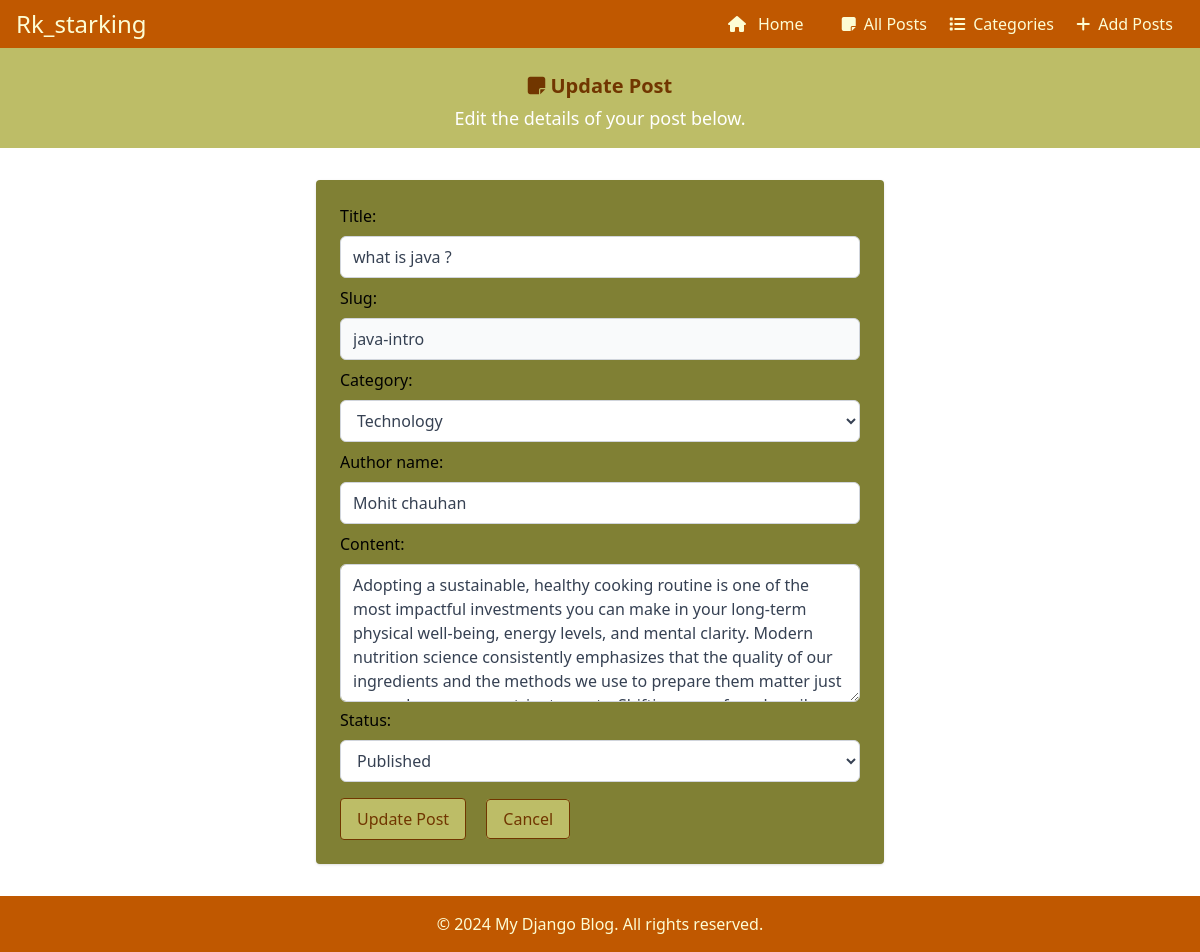
The page /update/java-intro/ (signed in) on the database as committed earlier.
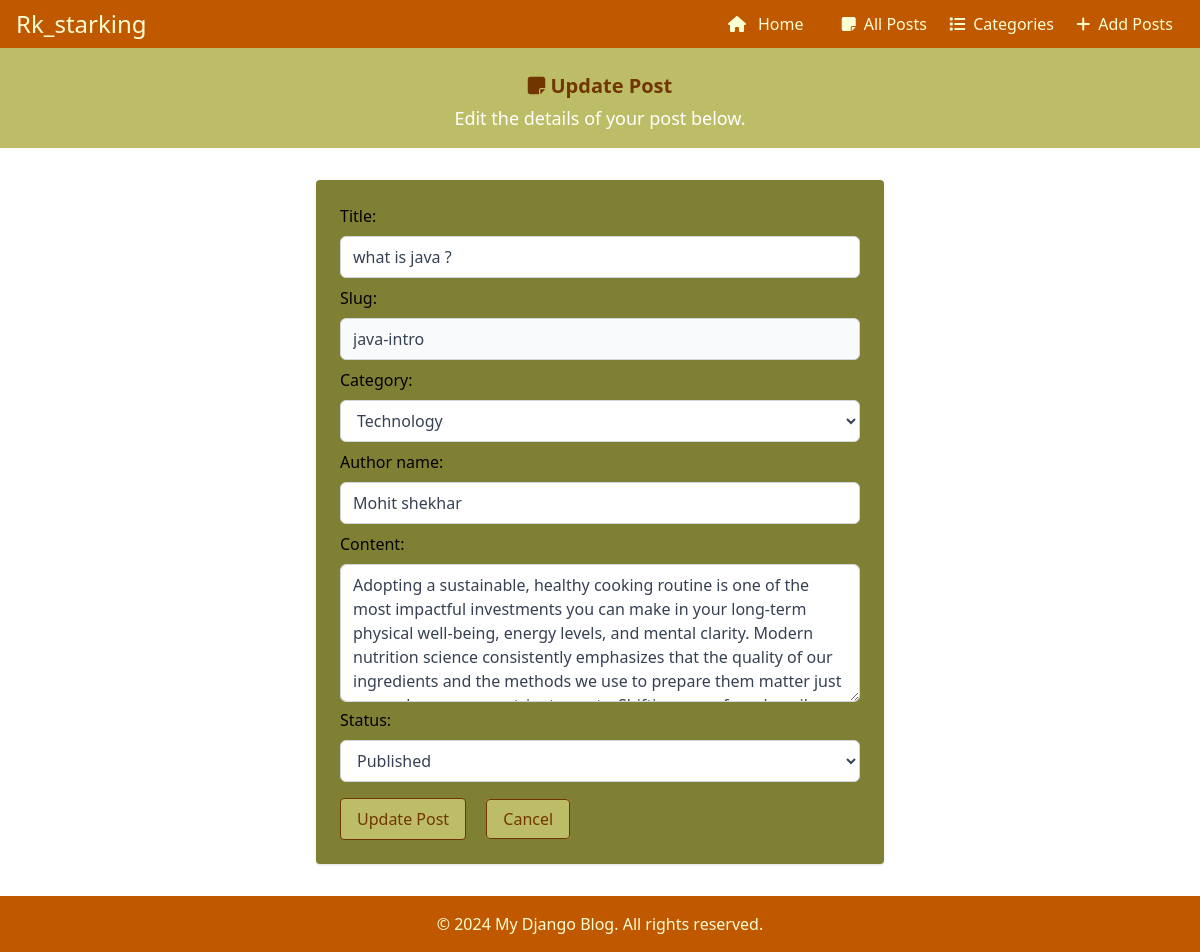
The same page on the database as committed later.
### app1/models.py (models this page shows, shortened)
class BlogPost(models.Model):
    STATUS_CHOICES = [
        ('Draft', 'Draft'),
        ('Published', 'Published'),
    ]
    title = models.CharField(max_length=200)
    slug = models.SlugField(unique=True, max_length=250)
    category = models.ForeignKey(Category, on_delete=models.CASCADE, related_name='posts')
    author_name = models.CharField(max_length=100)
    content = models.TextField()
    status = models.CharField(max_length=20, choices=STATUS_CHOICES, default='Published')
    created_at = models.DateTimeField(auto_now_add=True)

### app1/views.py (the view)
# urls.py: path('update/<slug:slug>/', views.update_post, name='update_post'),
@login_required
def update_post(request, slug):
    post = BlogPost.objects.get(slug=slug)
    if request.method == 'POST':
        form = BlogPostForm(request.POST, instance=post)
        if form.is_valid():
            form.save()
            return redirect('all_posts')
    else:
        form = BlogPostForm(instance=post)
    return render(request, 'update.html', {'form': form, 'post': post})

### app1/models.py (called while the page is built)
    def __str__(self):
        return self.name

### app1/templates/update.html (shortened to what this page needs)
{% extends 'base.html' %}
{% block content %}
     <div class="w-full bg-[#BDBD67] flex flex-col items-center h-25 text-[#713600] justify-center pt-2">
        <h2 class="text-xl font-bold mb-1"><i class="fa-solid fa-note-sticky"></i> Update Post</h2>
        <p class="text-lg text-white">Edit the details of your post below.</p>
    </div>
     <div class="flex justify-center p-8 gap-8">
        <section class="w-1/2">
            <form method="post" class="bg-[#808034] p-6 rounded shadow">
                {{ form.as_p }}
                <button type="submit" class="mt-4 bg-[#bdbd67] text-[#713600] border border-[#713600] px-4 py-2 rounded transition-transform duration-300 hover:scale-105 cursor-pointer">Update Post</button>
                <a href="{% url 'index' %}" class="ml-4 bg-[#bdbd67] text-[#713600] border border-[#713600] px-4 py-2 rounded transition-transform duration-300 hover:scale-105 cursor-pointer">Cancel</a>
            </form>
        </section>
    </div>
{% endblock %}

Rows that differ between the two databases and show on the page:
changed BlogPost "what is java ?": author_name "Mohit chauhan" → "Mohit shekhar"
